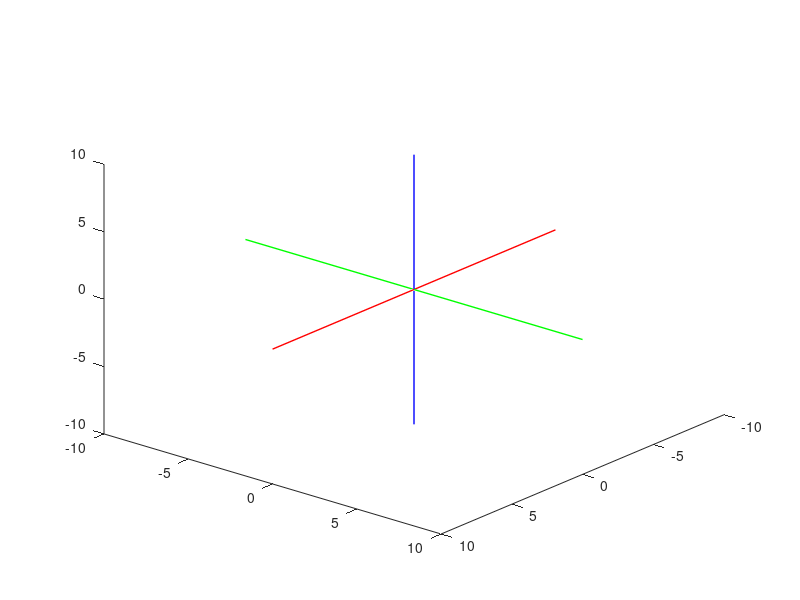

This figure's MATLAB source: (Note: this script raises an error after producing the figure.)


 limit=10;

Auvw = [0,0,0,1]';
Buvw = [0,0,3,1]';
Cuvw = [0,4,3,1]';
Duvw = [0,4,0,1]';
Euvw = [6,0,3,1]';
Fuvw = [6,0,0,1]';
Guvw = [6,4,0,1]';
Huvw = [6,4,3,1]';

for d1=0:0.1:6
 clf

 view(130,30)
 axis([-limit limit -limit limit -limit limit])
    
line([-10 10], [0 0], [0 0],'Color','r','linewidth',1)
line([0 0], [-10 10], [0 0],'Color','g','linewidth',1)
line([0 0], [0 0], [-10 10],'Color','b','linewidth',1)
    
    RC = TranX(d1)*eye(4)
    Axyz=Auvw;
    Bxyz=Buvw;
    Cxyz=Cuvw;
    Dxyz=Duvw;
    Exyz=Euvw;
    Fxyz=Fuvw;
    Gxyz=Guvw;
    Hxyz=Huvw;
    

 drawBox(Axyz,Bxyz,Cxyz,Dxyz,Exyz,Fxyz,Gxyz,Hxyz)
 drawsist(RC,2)
 drawnow;
 
 
end




for d2=0:0.1:3
 clf

 view(130,30)
 axis([-limit limit -limit limit -limit limit])
    
line([-10 10], [0 0], [0 0],'Color','r','linewidth',1)
line([0 0], [-10 10], [0 0],'Color','g','linewidth',1)
line([0 0], [0 0], [-10 10],'Color','b','linewidth',1)
    
    RC1 = RC*TranZ(d2);
    Axyz=Auvw;
    Bxyz=Buvw;
    Cxyz=Cuvw;
    Dxyz=Duvw;
    Exyz=Euvw;
    Fxyz=Fuvw;
    Gxyz=Guvw;
    Hxyz=Huvw;
    

 drawBox(Axyz,Bxyz,Cxyz,Dxyz,Exyz,Fxyz,Gxyz,Hxyz)
 drawsist(RC1,2)
 drawnow;
  
 
end


for t3=0:-0.5:-90
 clf

 view(130,30)
 axis([-limit limit -limit limit -limit limit])
    
line([-10 10], [0 0], [0 0],'Color','r','linewidth',1)
line([0 0], [-10 10], [0 0],'Color','g','linewidth',1)
line([0 0], [0 0], [-10 10],'Color','b','linewidth',1)
  RC2 = RC1 * RotaX(t3)
    Axyz=Auvw;
    Bxyz=Buvw;
    Cxyz=Cuvw;
    Dxyz=Duvw;
    Exyz=Euvw;
    Fxyz=Fuvw;
    Gxyz=Guvw;
    Hxyz=Huvw;
    
    
    
 drawBox(Axyz,Bxyz,Cxyz,Dxyz,Exyz,Fxyz,Gxyz,Hxyz)
  drawsist(RC2,2)
 drawnow;
 
 
end


for t4=0:0.5:90
 clf

 view(130,30)
 axis([-limit limit -limit limit -limit limit])
    
line([-10 10], [0 0], [0 0],'Color','r','linewidth',1)
line([0 0], [-10 10], [0 0],'Color','g','linewidth',1)
line([0 0], [0 0], [-10 10],'Color','b','linewidth',1)
    
  RC3 =RC2 * RotaZ(t4)
    Axyz=Auvw;
    Bxyz=Buvw;
    Cxyz=Cuvw;
    Dxyz=Duvw;
    Exyz=Euvw;
    Fxyz=Fuvw;
    Gxyz=Guvw;
    Hxyz=Huvw;
    
    

 drawBox(Axyz,Bxyz,Cxyz,Dxyz,Exyz,Fxyz,Gxyz,Hxyz)
  drawsist(RC3,2)
 drawnow;
 
 
end
